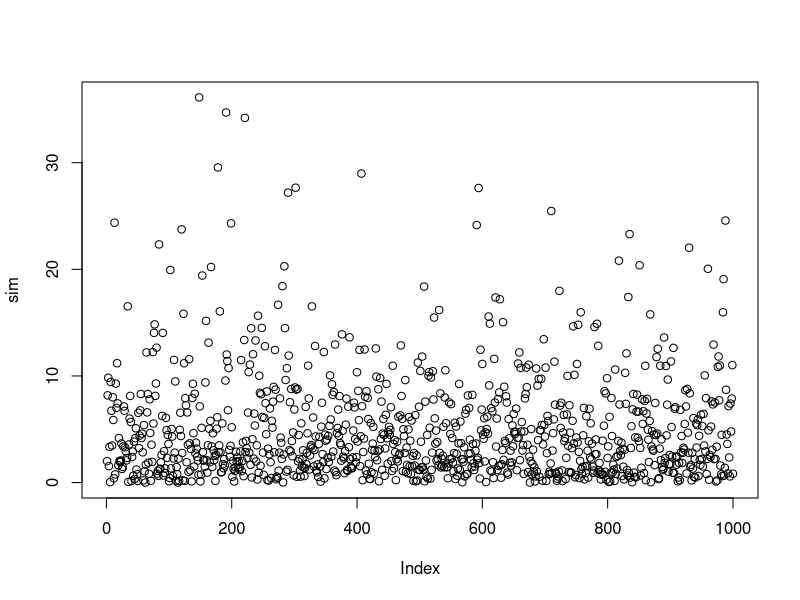
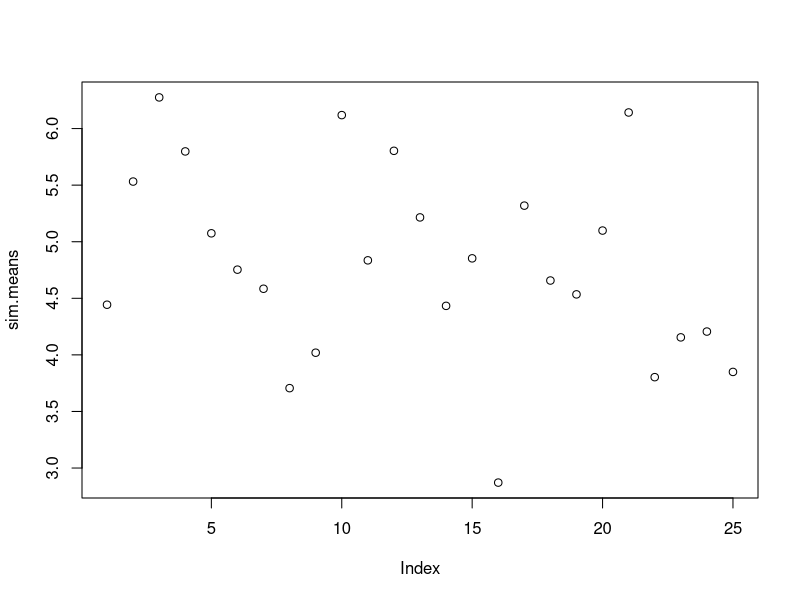
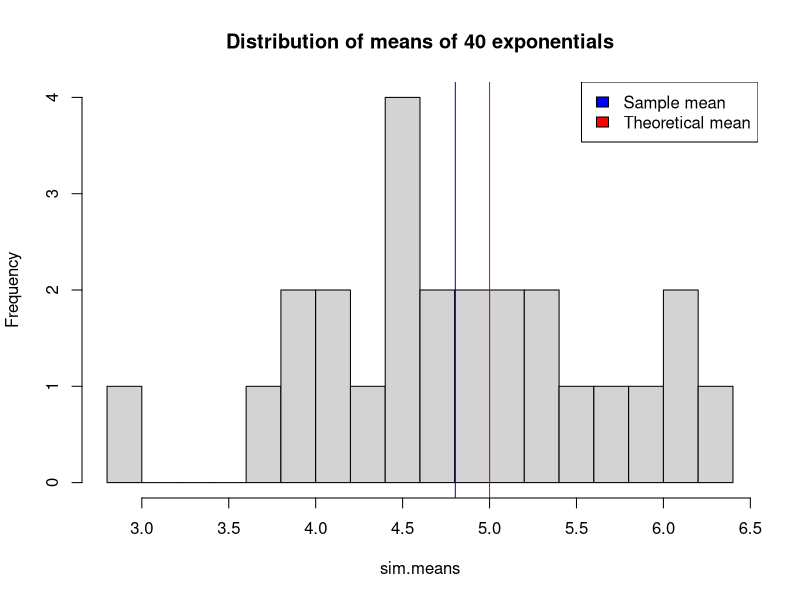

These figures' R source, in order: (Note: this script raises an error after producing the figures.)
## ---- chunk 1
knitr::opts_chunk$set(echo = TRUE)
## ---- chunk 2
n <- 1000
lambda <- 0.2
sim <- rexp(n, lambda)
plot(sim)
## ---- chunk 3
bin.size <- 40
sim.means <- apply(replicate(n / bin.size, sample(sim, size = bin.size)), 2, mean)
plot(sim.means)
## ---- chunk 4
hist(sim.means, breaks = 20, main = 'Distribution of means of 40 exponentials')
## ---- chunk 5
sample.mean <- mean(sim.means)
theoretical.mean <- 1/lambda

abline(v=sample.mean, col='blue')
abline(v=theoretical.mean, col='red')
legend("topright", c("Sample mean", "Theoretical mean"), fill=c("blue", "red"))
## ---- chunk 6
print('The mean is: ' & mean(sim.means))
print('The standard deviation is: ' + sd(sim))
## ---- chunk 7
plot(pressure)
